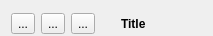
<?xml version="1.0" encoding="UTF-8"?>
<ui version="4.0">
 <class>TitleBar</class>
 <widget class="QWidget" name="TitleBar">
  <property name="geometry">
   <rect>
    <x>0</x>
    <y>0</y>
    <width>213</width>
    <height>36</height>
   </rect>
  </property>
  <property name="sizePolicy">
   <sizepolicy hsizetype="Expanding" vsizetype="Fixed">
    <horstretch>0</horstretch>
    <verstretch>0</verstretch>
   </sizepolicy>
  </property>
  <property name="windowTitle">
   <string>Template</string>
  </property>
  <layout class="QHBoxLayout" name="TitleBarLayout">
   <property name="bottomMargin">
    <number>0</number>
   </property>
   <item>
    <widget class="QToolButton" name="dockButton">
     <property name="text">
      <string>...</string>
     </property>
    </widget>
   </item>
   <item>
    <widget class="QToolButton" name="floatButton">
     <property name="text">
      <string>...</string>
     </property>
    </widget>
   </item>
   <item>
    <widget class="QToolButton" name="closeButton">
     <property name="text">
      <string>...</string>
     </property>
    </widget>
   </item>
   <item>
    <spacer name="separator">
     <property name="orientation">
      <enum>Qt::Horizontal</enum>
     </property>
     <property name="sizeType">
      <enum>QSizePolicy::Fixed</enum>
     </property>
     <property name="sizeHint" stdset="0">
      <size>
       <width>20</width>
       <height>0</height>
      </size>
     </property>
    </spacer>
   </item>
   <item>
    <widget class="QLabel" name="titleLabel">
     <property name="font">
      <font>
       <weight>75</weight>
       <bold>true</bold>
       <underline>false</underline>
      </font>
     </property>
     <property name="text">
      <string>Title</string>
     </property>
    </widget>
   </item>
   <item>
    <spacer name="spacer">
     <property name="orientation">
      <enum>Qt::Horizontal</enum>
     </property>
     <property name="sizeHint" stdset="0">
      <size>
       <width>0</width>
       <height>0</height>
      </size>
     </property>
    </spacer>
   </item>
  </layout>
 </widget>
 <resources/>
 <connections/>
</ui>
